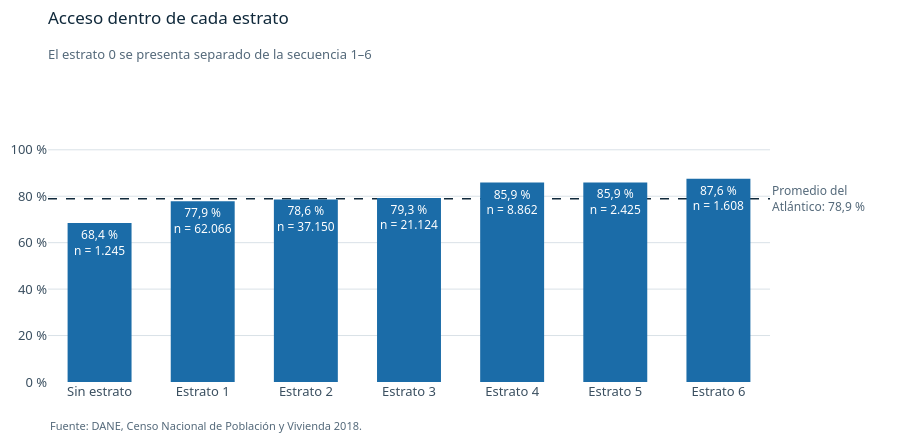

This figure's notebook cell:
### Markdown cell above
En la ejecución verificada, entre quienes declararon dificultad funcional accedieron 85,47 % de
las mujeres y 84,16 % de los hombres; sin dificultad, 78,99 % y 75,85 %, respectivamente.
Son diferencias de 1,31 y 3,14 puntos dentro de cada grupo de dificultad. Las tasas se
calculan con sus propios denominadores y no establecen un efecto independiente del sexo.

### Code cell
orden_estrato = ["Sin estrato"] + [f"Estrato {i}" for i in range(1, 7)]
tabla_estrato = tabla_acceso_por(df_eda["ESTRATO"], orden_estrato)
mostrar(tabla_estrato, "Acceso por estrato de la vivienda")
acceso_estrato = tabla_estrato[["n válido", "Accedió: % del grupo"]].rename(
    columns={"n válido": "n", "Accedió: % del grupo": "porcentaje"})
promedio_general = df_eda["ACCESO_FORMAL_SALUD"].mean() * 100

fig = go.Figure(go.Bar(
    x=acceso_estrato.index, y=acceso_estrato["porcentaje"], marker_color=DENTRO, width=0.62,
    text=[f"{pct_es(p)}<br>n = {entero_es(n)}" if pd.notna(p) else "sin registros"
          for p, n in zip(acceso_estrato["porcentaje"], acceso_estrato["n"])],
    textposition="inside", insidetextanchor="end", textangle=0, insidetextfont=dict(size=12),
    customdata=acceso_estrato["n"],
    hovertemplate="%{x}<br>Accedió: %{y:.1f} %<br>Base: %{customdata:,} personas<extra></extra>",
))
fig.add_hline(y=promedio_general, line=dict(color=TINTA, dash="dash", width=1.5), layer="below")
fig.add_annotation(x=1, xref="paper", y=promedio_general, xanchor="left", showarrow=False, align="left",
                   text=f"Promedio del<br>Atlántico: {pct_es(promedio_general)}", font=dict(size=12, color=TINTA3))
fig.update_layout(margin=dict(r=130))
fig.update_yaxes(range=[0, 118], ticksuffix=" %")
fig.update_xaxes(showgrid=False)
rotular(fig, "Acceso dentro de cada estrato", "El estrato 0 se presenta separado de la secuencia 1–6", FUENTE, espacio=34)
mostrar_figura(fig, "07_acceso_por_estrato", FIG_DIR, alto=440, ancho=1000)

### Figure 1 — Plotly figure (JSON) as saved in the notebook; plotly's stock layout.template omitted (floating-point values rounded to 4 significant figures)
{"data": [{"customdata": [1245, 62066, 37150, 21124, 8862, 2425, 1608], "hovertemplate": "%{x}<br>Accedió: %{y:.1f} %<br>Base: %{customdata:,} personas<extra></extra>", "insidetextanchor": "end", "insidetextfont": {"size": 12}, "marker": {"color": "#1B6CA8"}, "text": ["68,4 %<br>n = 1.245", "77,9 %<br>n = 62.066", "78,6 %<br>n = 37.150", "79,3 %<br>n = 21.124", "85,9 %<br>n = 8.862", "85,9 %<br>n = 2.425", "87,6 %<br>n = 1.608"], "textangle": 0, "textposition": "inside", "type": "bar", "width": 0.62, "x": ["Sin estrato", "Estrato 1", "Estrato 2", "Estrato 3", "Estrato 4", "Estrato 5", "Estrato 6"], "y": [68.43, 77.89, 78.58, 79.29, 85.91, 85.94, 87.56]}], "layout": {"annotations": [{"align": "left", "font": {"color": "#54697A", "size": 12}, "showarrow": false, "text": "Promedio del<br>Atlántico: 78,9 %", "x": 1, "xanchor": "left", "xref": "paper", "y": 78.94}, {"align": "left", "font": {"color": "#54697A", "size": 11}, "showarrow": false, "text": "Fuente: DANE, Censo Nacional de Población y Vivienda 2018.", "x": 0, "xanchor": "left", "xref": "paper", "y": 0, "yanchor": "top", "yref": "paper", "yshift": -34}], "height": 440, "margin": {"b": 58, "r": 130, "t": 108}, "shapes": [{"layer": "below", "line": {"color": "#10293B", "dash": "dash", "width": 1.5}, "type": "line", "x0": 0, "x1": 1, "xref": "x domain", "y0": 78.94, "y1": 78.94, "yref": "y"}], "title": {"font": {"color": "#10293B", "size": 17}, "pad": {"t": 12}, "subtitle": {"font": {"color": "#54697A", "size": 13}, "text": "El estrato 0 se presenta separado de la secuencia 1–6"}, "text": "Acceso dentro de cada estrato", "x": 0, "xanchor": "left", "xref": "paper", "y": 1, "yanchor": "top", "yref": "container"}, "xaxis": {"showgrid": false}, "yaxis": {"range": [0, 118], "ticksuffix": " %"}}}
